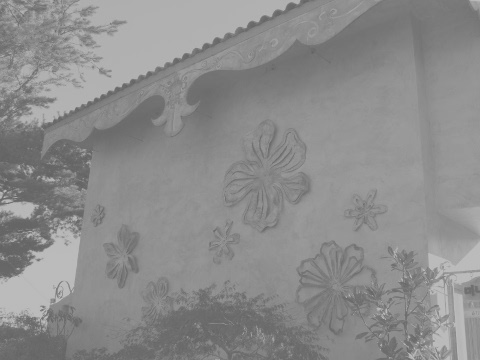
#> input picture img/abnormal.jpg, 480 x 360 px
$ python 0501nomalize.py
#> lines starting #> are read from the running program, lines starting #| are printed output that depends on the picture
import cv2
import numpy as np
import matplotlib.pyplot as plt

# 이미지 불러오기
img = cv2.imread('./img/abnormal.jpg', cv2.IMREAD_GRAYSCALE)
#> img is the input picture: shape (360, 480); min 96, max 194, mean 140.1

# 이미지 정규화
img_norm = cv2.normalize(img, None, 0, 255, cv2.NORM_MINMAX)
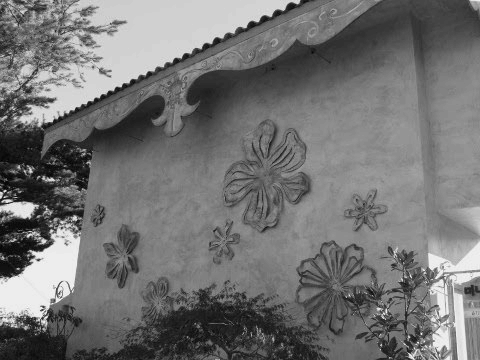
#> img_norm: shape (360, 480); min 0, max 255, mean 114.7

# 원본 이미지 히스토그램 계산
hist_original = cv2.calcHist([img], [0], None, [256], [0, 256])
#> hist_original = 256 values, max 6600 at index 145, min 0 at index 0, mean 675

# 정규화된 이미지 히스토그램 계산
hist_normalized = cv2.calcHist([img_norm], [0], None, [256], [0, 256])
#> hist_normalized = 256 values, max 6600 at index 128, min 0 at index 1, mean 675

# 히스토그램 시각화
plt.figure(figsize=(10, 5))
plt.subplot(1, 2, 1)
plt.title('Original Image Histogram')
plt.plot(hist_original, color='b')

plt.subplot(1, 2, 2)
plt.title('Normalized Image Histogram')
plt.plot(hist_normalized, color='r')

plt.show()
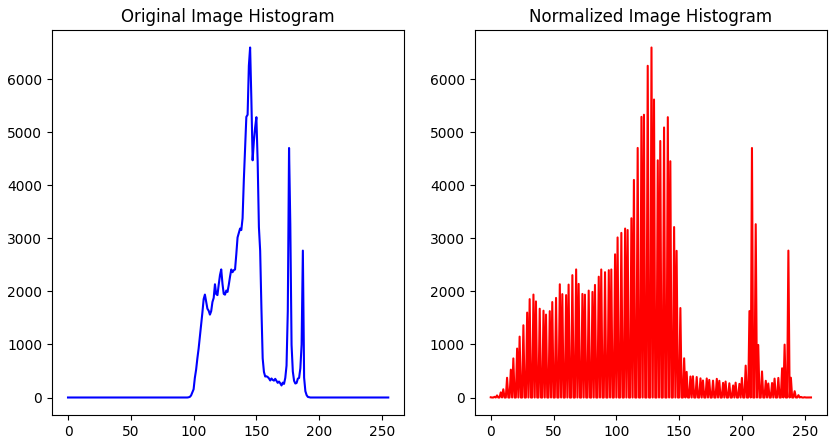
#> figure drawn by matplotlib, 2 panels; panel 1: curve peaks at x = 145, y = 6600; panel 2: curve peaks at x = 128, y = 6600

# 이미지 및 히스토그램 창 표시
cv2.imshow("Original Image", img)
cv2.imshow("Normalized Image", img_norm)
cv2.waitKey(0)
cv2.destroyAllWindows()
